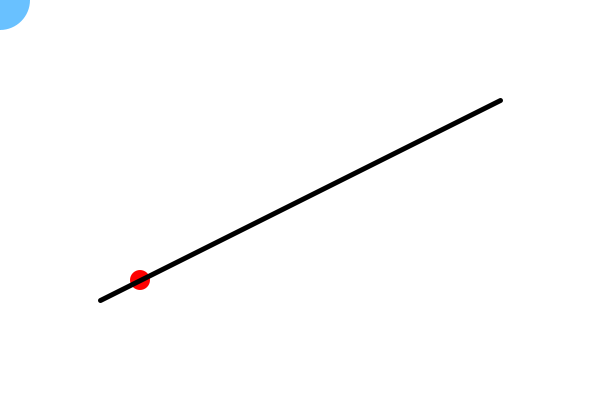
Frame 1 (no input)
Frame 60 (the mouse pressed at the canvas centre just before this capture): identical to frame 1, image omitted
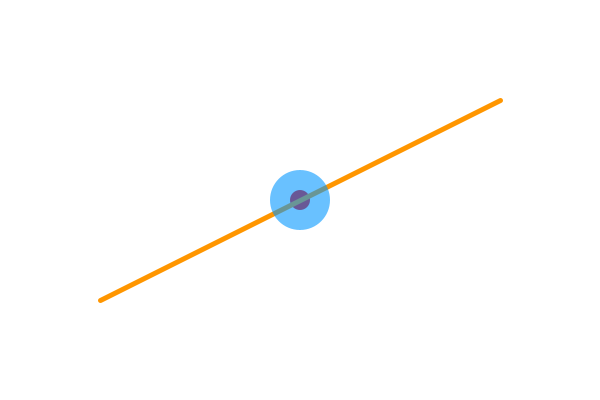
Frame 120 (the mouse held since frame 60 and released just before this capture)

The Processing sketch that drew these frames (run headless with seeded random() and noise(); from frame 60 on, the mouse is pressed at the canvas centre):

// Processing sketch: LineCircle
// ── LineCircle.pde

/*
LINE/CIRCLE
 Jeff Thompson | 2015 | www.jeffreythompson.org
 
 Via this example by Philip Nicoletti:
 http://www.codeguru.com/forum/showthread.php?threadid=194400
 
 */

float cx = 0;      // circle position (set by mouse)
float cy = 0;
float r =  30;     // circle radius

float x1 = 100;    // coordinates of line
float y1 = 300;
float x2 = 500;
float y2 = 100;


void setup() {
  size(600,400);
  
  strokeWeight(5);    // make it a little easier to see the line
}


void draw() {
  background(255);
  
  // update circle to mouse position
  cx = mouseX;
  cy = mouseY;
  
  // check for collision
  // if hit, change line's stroke color
  boolean hit = lineCircle(x1,y1, x2,y2, cx,cy,r);
  if (hit) stroke(255,150,0);
  else stroke(0);
  line(x1,y1, x2,y2);
  
  // draw the circle
  fill(0,150,255, 150);
  noStroke();
  ellipse(cx,cy, r*2,r*2);  
}


// LINE/CIRCLE
boolean lineCircle(float x1, float y1, float x2, float y2, float cx, float cy, float r) {

  // get length of the line
  float distX = x1 - x2;
  float distY = y1 - y2;
  float len = sqrt( (distX*distX) + (distY*distY) );

  // get dot product of the line and circle
  float dot = ( ((cx-x1)*(x2-x1)) + ((cy-y1)*(y2-y1)) ) / pow(len,2);

  // find the closest point on the line
  float closestX = x1 + (dot * (x2-x1));
  float closestY = y1 + (dot * (y2-y1));
  
  // is this point actually on the line segment?
  // if so keep going, but if not, return false
  boolean onSegment = linePoint(x1,y1,x2,y2, closestX,closestY);
  if (!onSegment) return false;

  // optionally, draw a circle at the closest point on the line
  fill(255,0,0);
  noStroke();
  ellipse(closestX, closestY, 20, 20);

  // get distance to closest point
  distX = closestX - cx;
  distY = closestY - cy;
  float distance = sqrt( (distX*distX) + (distY*distY) );

  if (distance <= r) {
    return true;
  }
  return false;
}


// LINE/POINT
boolean linePoint(float x1, float y1, float x2, float y2, float px, float py) {
  
  // get distance from the point to the two ends of the line
  float d1 = dist(px,py, x1,y1);
  float d2 = dist(px,py, x2,y2);
  
  // get the length of the line
  float lineLen = dist(x1,y1, x2,y2);
  
  // since floats are so minutely accurate, add
  // a little buffer zone that will give collision
  float buffer = 0.1;    // higher # = less accurate
  
  // if the two distances are equal to the line's length, the
  // point is on the line!
  // note we use the buffer here to give a range, rather than one #
  if (d1+d2 >= lineLen-buffer && d1+d2 <= lineLen+buffer) {
    return true;
  }
  return false;
}
